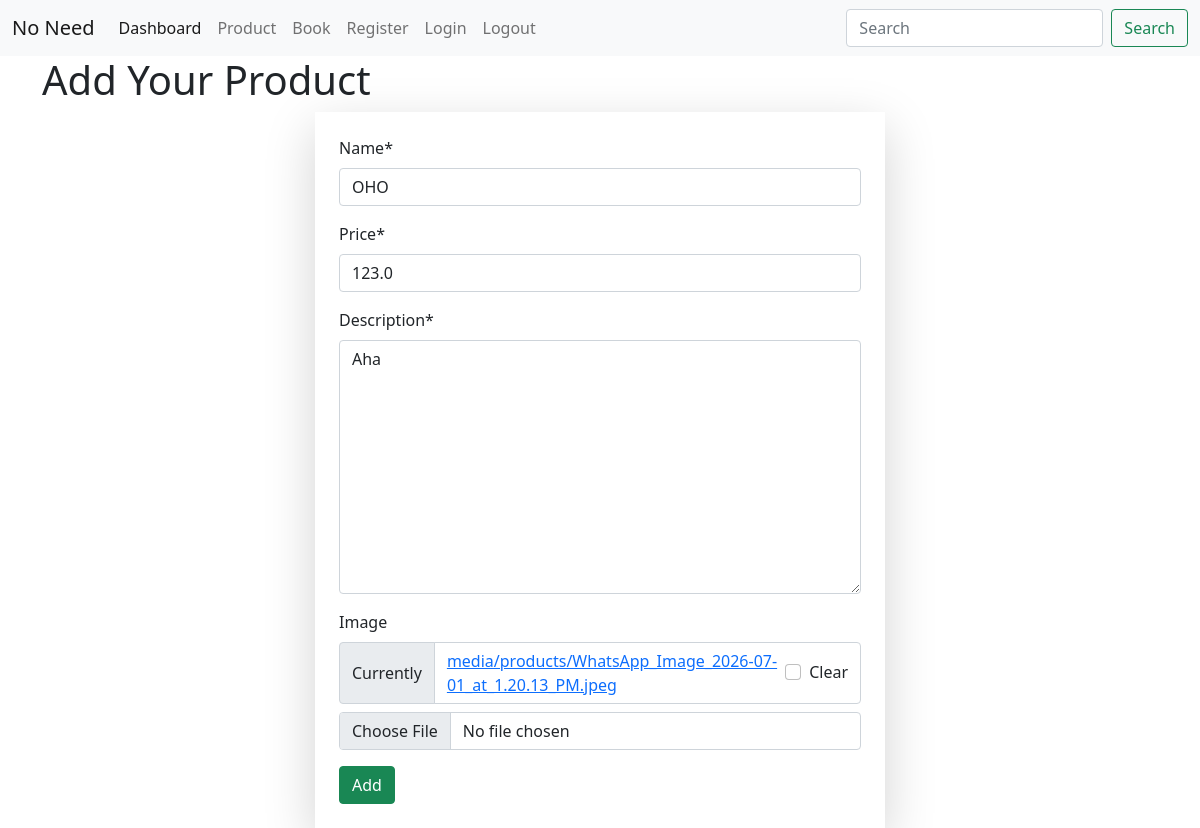
Before: /editproduct/2/ with the older database file.
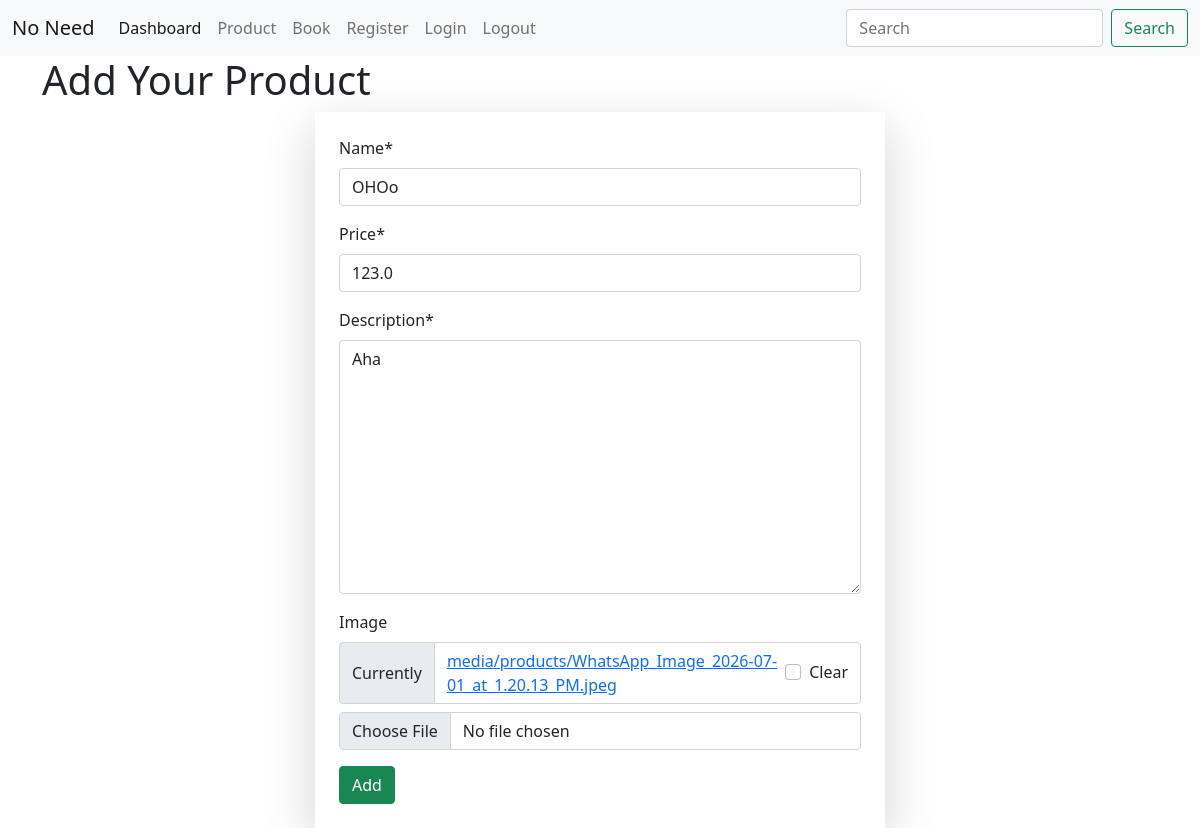
After: the same page with the newer database file.
### PBapp/models.py (models this page shows, shortened)
class ProductModel(models.Model):
    name=models.CharField(max_length=120, null=True)
    price=models.FloatField(null=True)
    description=models.TextField(null=True)
    image=models.ImageField(upload_to='media/products', null=True, blank=True)
    time=models.DateTimeField(auto_now=True, null=True)

### PBapp/views.py (the view)
# urls.py: path('product/', ProductPage, name='product'),
def ProductPage(request,id=None):
    try:
        data=ProductModel.objects.get(id=id)
    except ProductModel.DoesNotExist:
        data=None
    if request.method == "POST":
        form=ProductForm(request.POST, request.FILES, instance=data)
        if form.is_valid():
            product=form.save(commit=True)
            product.user=request.user
            product.save()
            if id:
                messages.success(request, 'Product Updated')
            else:
                messages.success(request, 'Product Added')
            return redirect('dashboard')
    else:
        form=ProductForm(instance=data)
    cont={'form':form}
    return render(request, 'pages/product.html', cont)

### PBapp/forms.py
class ProductForm(forms.ModelForm):
    class Meta:
        model = ProductModel
        fields='__all__'

### PBapp/templates/pages/product.html (shortened to what this page needs)
{% extends 'base/base.html' %}
{% block body %}
    <div class="row justify-content-center">
        <h1>Add Your Product</h1>
        <div class="col-6 shadow-lg p-4 rounded-4">
            {% load crispy_forms_tags %}
        <form action="" method="post" enctype="multipart/form-data">
            {{form|crispy}}
            <button class="btn btn-success" type="submit">Add</button>
        </form>
        </div>
    </div>
{% endblock body %}

Changed rows visible on the page:
changed ProductModel "Aha": name "OHO" → "OHOo"
